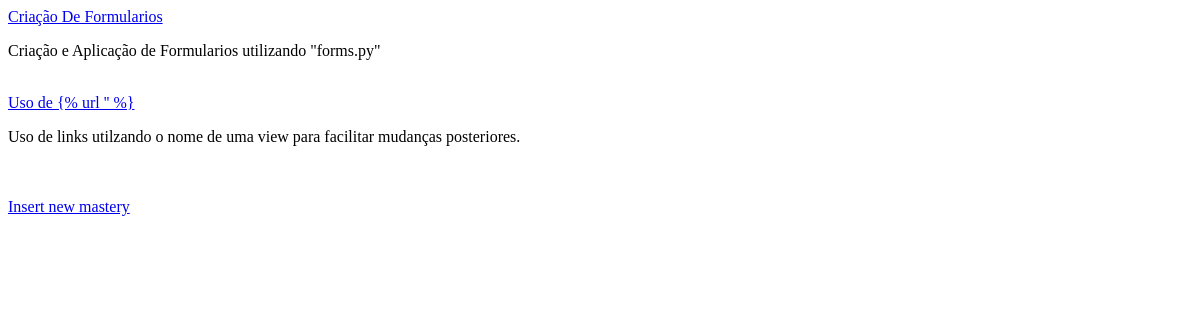
Before: /masteries with the older database file.
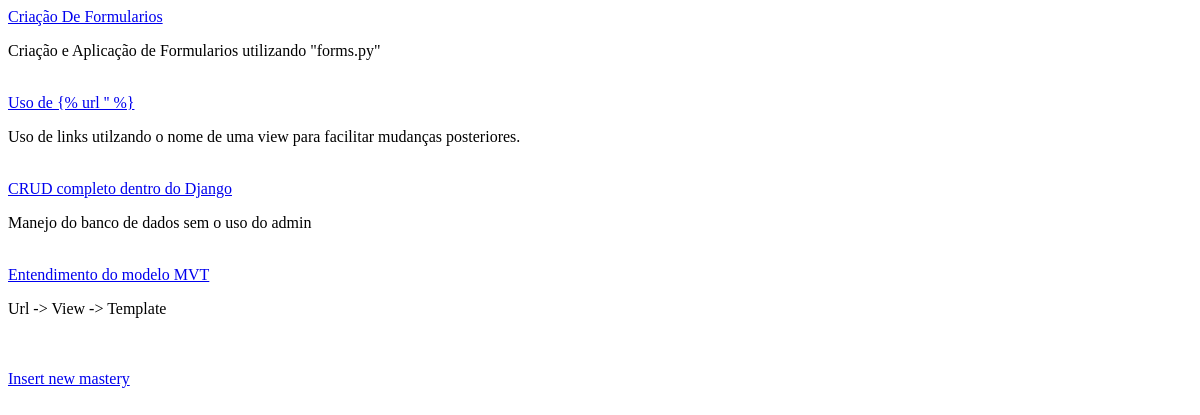
After: the same page with the newer database file.
### mastery_over_django/models.py (models this page shows, shortened)
class Mastery(models.Model):
    mastery_name = models.CharField(max_length=100, default='Nameless Mastery')
    mastery_description = models.CharField(max_length=200)
    mastery_date = models.DateField(default=datetime.date.today)

### mastery_over_django/views.py (the view)
# urls.py: path('masteries', views.masteries, name='masteries'),
def masteries(request):
    masteries = Mastery.objects.all()
    context = {'masteries': masteries}
    return render(request, 'masteries.html', context)

### templates/masteries.html
{% extends 'base.html'%}
{% block content %}
{% for mastery in masteries %}
<a href="{% url 'mastery' mastery.id %}">{{ mastery.mastery_name }}</a>
<p>{{ mastery.mastery_description }}</p><br>
{% endfor %}
<br>
<a href="{% url 'insert_masteries' %}">Insert new mastery</a>
{% endblock %}

### templates/base.html (shortened to what this page needs)
<!DOCTYPE html>
<html lang="en">
<head>
</head>
<body>
{% block content %}
{% endblock %}
</body>
</html>

Changed rows visible on the page:
added Mastery: mastery_name "CRUD completo dentro do Django", mastery_description "Manejo do banco de dados sem o uso do admin"
added Mastery: mastery_name "Entendimento do modelo MVT", mastery_description "Url -> View -> Template"
